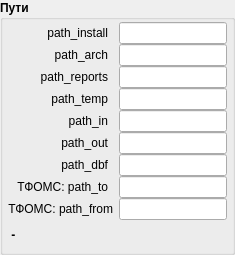
        <widget class="QGroupBox" name="groupBox">
         <property name="font">
          <font>
           <weight>75</weight>
           <bold>true</bold>
          </font>
         </property>
         <property name="title">
          <string>Пути</string>
         </property>
         <layout class="QFormLayout" name="formLayout_2">
          <property name="fieldGrowthPolicy">
           <enum>QFormLayout::AllNonFixedFieldsGrow</enum>
          </property>
          <property name="verticalSpacing">
           <number>0</number>
          </property>
          <property name="leftMargin">
           <number>5</number>
          </property>
          <property name="topMargin">
           <number>2</number>
          </property>
          <property name="rightMargin">
           <number>5</number>
          </property>
          <property name="bottomMargin">
           <number>2</number>
          </property>
          <item row="0" column="0">
           <widget class="QLabel" name="label_10">
            <property name="minimumSize">
             <size>
              <width>100</width>
              <height>0</height>
             </size>
            </property>
            <property name="font">
             <font>
              <weight>50</weight>
              <bold>false</bold>
             </font>
            </property>
            <property name="text">
             <string>path_install</string>
            </property>
            <property name="alignment">
             <set>Qt::AlignRight|Qt::AlignTrailing|Qt::AlignVCenter</set>
            </property>
           </widget>
          </item>
          <item row="0" column="1">
           <widget class="QLineEdit" name="ln_path_install">
            <property name="font">
             <font>
              <weight>50</weight>
              <bold>false</bold>
             </font>
            </property>
           </widget>
          </item>
          <item row="1" column="0">
           <widget class="QLabel" name="label_11">
            <property name="minimumSize">
             <size>
              <width>100</width>
              <height>0</height>
             </size>
            </property>
            <property name="font">
             <font>
              <weight>50</weight>
              <bold>false</bold>
             </font>
            </property>
            <property name="text">
             <string>path_arch</string>
            </property>
            <property name="alignment">
             <set>Qt::AlignRight|Qt::AlignTrailing|Qt::AlignVCenter</set>
            </property>
           </widget>
          </item>
          <item row="1" column="1">
           <widget class="QLineEdit" name="ln_path_arch">
            <property name="font">
             <font>
              <weight>50</weight>
              <bold>false</bold>
             </font>
            </property>
           </widget>
          </item>
          <item row="2" column="0">
           <widget class="QLabel" name="label_12">
            <property name="minimumSize">
             <size>
              <width>100</width>
              <height>0</height>
             </size>
            </property>
            <property name="font">
             <font>
              <weight>50</weight>
              <bold>false</bold>
             </font>
            </property>
            <property name="text">
             <string>path_reports</string>
            </property>
            <property name="alignment">
             <set>Qt::AlignRight|Qt::AlignTrailing|Qt::AlignVCenter</set>
            </property>
           </widget>
          </item>
          <item row="2" column="1">
           <widget class="QLineEdit" name="ln_path_reports">
            <property name="font">
             <font>
              <weight>50</weight>
              <bold>false</bold>
             </font>
            </property>
           </widget>
          </item>
          <item row="3" column="0">
           <widget class="QLabel" name="label_13">
            <property name="minimumSize">
             <size>
              <width>100</width>
              <height>0</height>
             </size>
            </property>
            <property name="font">
             <font>
              <weight>50</weight>
              <bold>false</bold>
             </font>
            </property>
            <property name="text">
             <string>path_temp</string>
            </property>
            <property name="alignment">
             <set>Qt::AlignRight|Qt::AlignTrailing|Qt::AlignVCenter</set>
            </property>
           </widget>
          </item>
          <item row="3" column="1">
           <widget class="QLineEdit" name="ln_path_temp">
            <property name="font">
             <font>
              <weight>50</weight>
              <bold>false</bold>
             </font>
            </property>
           </widget>
          </item>
          <item row="4" column="0">
           <widget class="QLabel" name="label_17">
            <property name="minimumSize">
             <size>
              <width>100</width>
              <height>0</height>
             </size>
            </property>
            <property name="font">
             <font>
              <weight>50</weight>
              <bold>false</bold>
             </font>
            </property>
            <property name="text">
             <string>path_in</string>
            </property>
            <property name="alignment">
             <set>Qt::AlignRight|Qt::AlignTrailing|Qt::AlignVCenter</set>
            </property>
           </widget>
          </item>
          <item row="4" column="1">
           <widget class="QLineEdit" name="ln_path_in">
            <property name="font">
             <font>
              <weight>50</weight>
              <bold>false</bold>
             </font>
            </property>
           </widget>
          </item>
          <item row="5" column="0">
           <widget class="QLabel" name="label_15">
            <property name="minimumSize">
             <size>
              <width>100</width>
              <height>0</height>
             </size>
            </property>
            <property name="font">
             <font>
              <weight>50</weight>
              <bold>false</bold>
             </font>
            </property>
            <property name="text">
             <string>path_out</string>
            </property>
            <property name="alignment">
             <set>Qt::AlignRight|Qt::AlignTrailing|Qt::AlignVCenter</set>
            </property>
           </widget>
          </item>
          <item row="5" column="1">
           <widget class="QLineEdit" name="ln_path_out">
            <property name="font">
             <font>
              <weight>50</weight>
              <bold>false</bold>
             </font>
            </property>
           </widget>
          </item>
          <item row="6" column="0">
           <widget class="QLabel" name="label_62">
            <property name="minimumSize">
             <size>
              <width>100</width>
              <height>0</height>
             </size>
            </property>
            <property name="font">
             <font>
              <weight>50</weight>
              <bold>false</bold>
             </font>
            </property>
            <property name="text">
             <string>path_dbf</string>
            </property>
            <property name="alignment">
             <set>Qt::AlignRight|Qt::AlignTrailing|Qt::AlignVCenter</set>
            </property>
           </widget>
          </item>
          <item row="6" column="1">
           <widget class="QLineEdit" name="ln_path_dbf">
            <property name="font">
             <font>
              <weight>50</weight>
              <bold>false</bold>
             </font>
            </property>
           </widget>
          </item>
          <item row="7" column="0">
           <widget class="QLabel" name="label_63">
            <property name="minimumSize">
             <size>
              <width>100</width>
              <height>0</height>
             </size>
            </property>
            <property name="font">
             <font>
              <weight>50</weight>
              <bold>false</bold>
             </font>
            </property>
            <property name="text">
             <string>ТФОМС: path_to</string>
            </property>
            <property name="alignment">
             <set>Qt::AlignRight|Qt::AlignTrailing|Qt::AlignVCenter</set>
            </property>
           </widget>
          </item>
          <item row="7" column="1">
           <widget class="QLineEdit" name="ln_path_to_TFOMS">
            <property name="font">
             <font>
              <weight>50</weight>
              <bold>false</bold>
             </font>
            </property>
           </widget>
          </item>
          <item row="8" column="0">
           <widget class="QLabel" name="label_64">
            <property name="minimumSize">
             <size>
              <width>100</width>
              <height>0</height>
             </size>
            </property>
            <property name="font">
             <font>
              <weight>50</weight>
              <bold>false</bold>
             </font>
            </property>
            <property name="text">
             <string>ТФОМС: path_from</string>
            </property>
            <property name="alignment">
             <set>Qt::AlignRight|Qt::AlignTrailing|Qt::AlignVCenter</set>
            </property>
           </widget>
          </item>
          <item row="8" column="1">
           <widget class="QLineEdit" name="ln_path_from_TFOMS">
            <property name="font">
             <font>
              <weight>50</weight>
              <bold>false</bold>
             </font>
            </property>
           </widget>
          </item>
          <item row="9" column="0">
           <widget class="QLabel" name="label_46">
            <property name="minimumSize">
             <size>
              <width>0</width>
              <height>30</height>
             </size>
            </property>
            <property name="text">
             <string> - </string>
            </property>
           </widget>
          </item>
         </layout>
        </widget>
